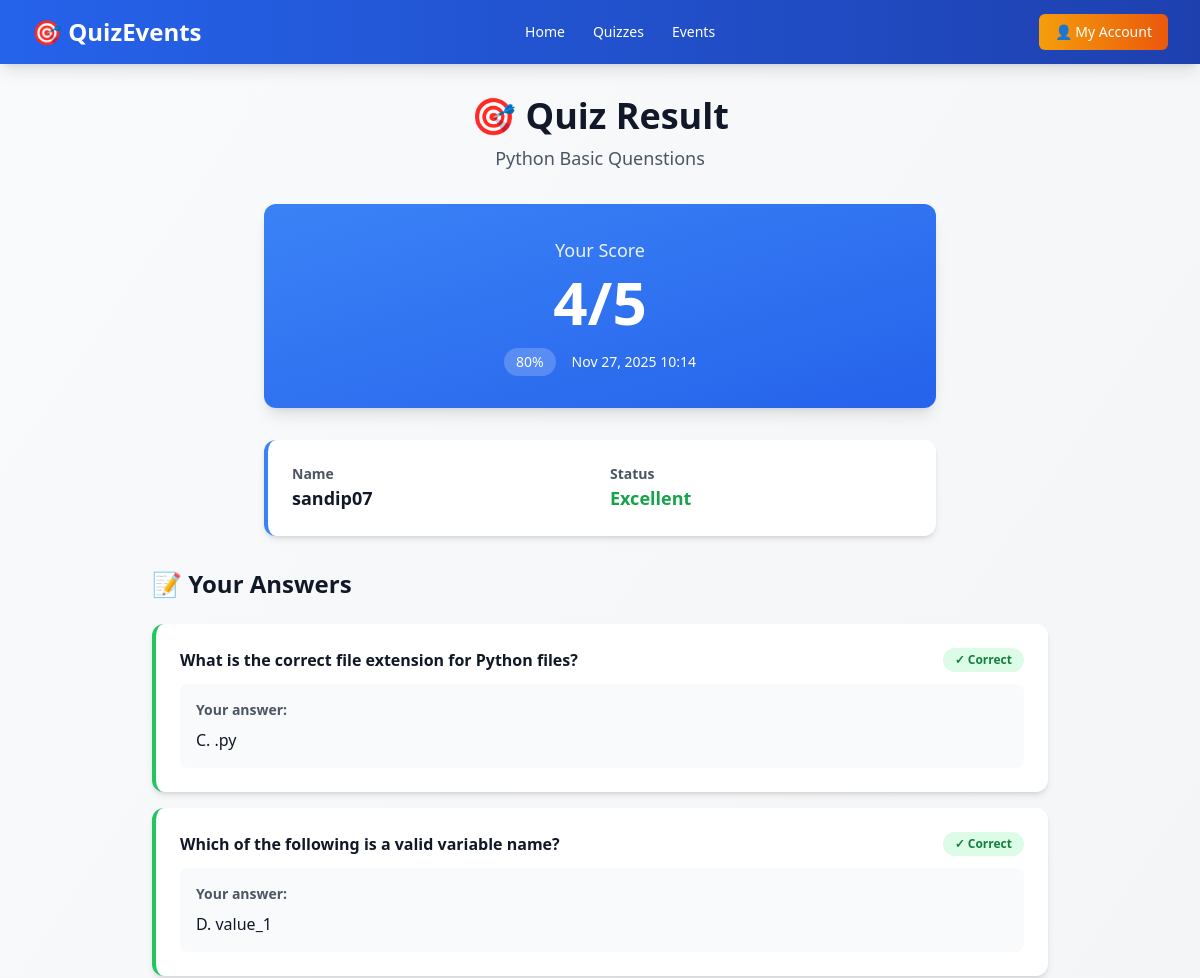
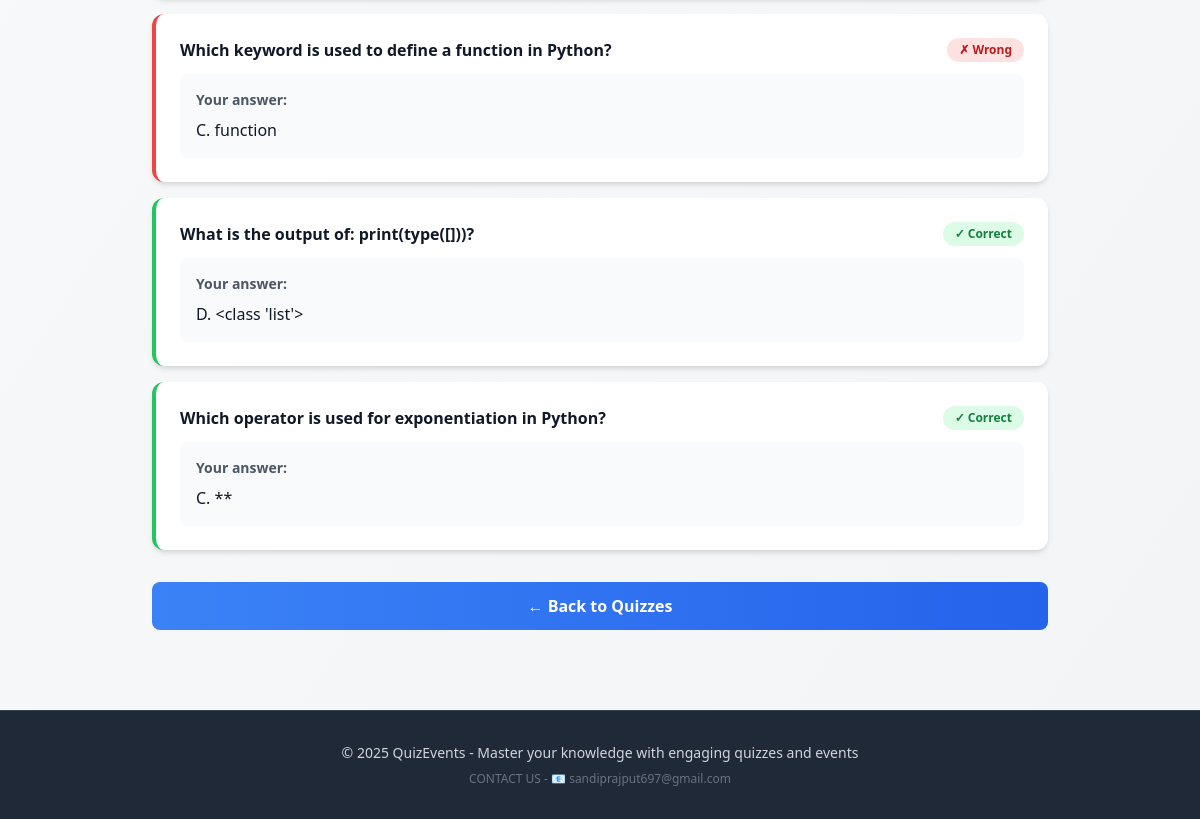
/quiz/result/2/, run on the app's committed database (2 pictures, top to bottom).
### core/models.py (models this page shows, shortened)
class UserSubmission(models.Model):
    id = models.AutoField(primary_key=True)
    quiz = models.ForeignKey(Quiz, on_delete=models.CASCADE, related_name='submissions')
    user = models.ForeignKey(settings.AUTH_USER_MODEL, on_delete=models.SET_NULL, null=True, blank=True)
    user_name = models.CharField(max_length=150, blank=True)  # keeps name if user not logged in
    score = models.IntegerField(default=0)
    submitted_at = models.DateTimeField(auto_now_add=True)

class Quiz(models.Model):
    id = models.AutoField(primary_key=True)
    title = models.CharField(max_length=200)
    description = models.TextField(blank=True)
    created_at = models.DateTimeField(auto_now_add=True)
    updated_at = models.DateTimeField(auto_now=True)

class UserAnswer(models.Model):
    submission = models.ForeignKey(UserSubmission, on_delete=models.CASCADE, related_name='user_answers')
    question = models.ForeignKey(Question, on_delete=models.CASCADE)
    answer = models.TextField(blank=True)  # user text or chosen answer text
    is_correct = models.BooleanField(default=False)

class Question(models.Model):
    id = models.AutoField(primary_key=True)
    QUESTION_TYPES = (
        ('MCQ', 'Multiple Choice'),
        ('TEXT', 'Text Answer'),
    )
    quiz = models.ForeignKey(Quiz, on_delete=models.CASCADE, related_name='questions')
    text = models.TextField()
    question_type = models.CharField(max_length=10, choices=QUESTION_TYPES, default='MCQ')
    created_at = models.DateTimeField(auto_now_add=True)

### core/views.py (the view)
# urls.py: path('quiz/result/<int:submission_id>/', views.quiz_result, name='quiz_result'),
def quiz_result(request, submission_id):
    submission = get_object_or_404(UserSubmission, id=submission_id)
    answers = submission.user_answers.select_related('question').all()
    total_questions = submission.quiz.questions.count()
    if total_questions > 0:
        score_percentage = (submission.score / total_questions) * 100
    else:
        score_percentage = 0
    if submission.score == total_questions:
        status = "Excellent"
    elif submission.score >= total_questions * 0.75:
        status = "Excellent"
    elif submission.score >= total_questions * 0.5:
        status = "Good"
    else:
        status = "Keep Trying"
    return render(request, 'quiz_result.html', {
        'submission': submission,
        'answers': answers,
        'total_questions': total_questions,
        'score_percentage': score_percentage,
        'status': status
    })

### templates/quiz_result.html (shortened to what this page needs)
{% extends 'base.html' %}
{% block content %}
  <div class="mb-8 text-center">
    <h1 class="text-4xl font-bold text-gray-900 mb-2">🎯 Quiz Result</h1>
    <p class="text-lg text-gray-600">{{ submission.quiz.title }}</p>
  </div>
  <div class="max-w-2xl mx-auto mb-8">
    <div class="bg-gradient-to-br from-blue-500 to-blue-600 rounded-xl shadow-lg p-8 text-white text-center">
      <p class="text-lg opacity-90 mb-2">Your Score</p>
      <div class="text-6xl font-bold mb-4">{{ submission.score }}/{{ total_questions }}</div>
      <div class="flex justify-center items-center space-x-4 text-sm">
        <span class="bg-white bg-opacity-20 px-3 py-1 rounded-full">{{ score_percentage|floatformat:0 }}%</span>
        <span>{{ submission.submitted_at|date:'M d, Y H:i' }}</span>
      </div>
    </div>
  </div>
  <div class="max-w-2xl mx-auto mb-8 bg-white rounded-xl shadow-md p-6 border-l-4 border-blue-500">
    <div class="grid grid-cols-2 gap-4">
      <div>
        <p class="text-sm text-gray-600 font-semibold">Name</p>
        <p class="text-lg text-gray-900 font-bold">
          {% if submission.user_name %}
            {{ submission.user_name }}
          {% else %}
            {{ submission.user.username }}
          {% endif %}
        </p>
      </div>
      <div>
        <p class="text-sm text-gray-600 font-semibold">Status</p>
        <p class="text-lg font-bold {% if status == 'Excellent' %}text-green-600{% elif status == 'Good' %}text-blue-600{% else %}text-orange-600{% endif %}">
          {{ status }}
        </p>
      </div>
    </div>
  </div>
  <div class="max-w-4xl mx-auto">
    <h2 class="text-2xl font-bold text-gray-900 mb-6">📝 Your Answers</h2>
    <div class="space-y-4">
      {% for ua in answers %}
        <div class="bg-white rounded-xl shadow-md p-6 border-l-4 {% if ua.is_correct %}border-green-500{% else %}border-red-500{% endif %}">
          <div class="flex items-start justify-between mb-3">
            <h3 class="font-semibold text-gray-900 flex-1">{{ ua.question.text }}</h3>
            <span class="{% if ua.is_correct %}bg-green-100 text-green-700{% else %}bg-red-100 text-red-700{% endif %} px-3 py-1 rounded-full text-xs font-bold">
              {% if ua.is_correct %}✓ Correct{% else %}✗ Wrong{% endif %}
            </span>
          </div>
          <div class="bg-gray-50 p-4 rounded-lg">
            <p class="text-sm text-gray-600 mb-2"><strong>Your answer:</strong></p>
            <p class="text-gray-900">{{ ua.answer }}</p>
          </div>
        </div>
      {% endfor %}
    </div>
  </div>
  <div class="max-w-4xl mx-auto mt-8 flex gap-4">
    <a href="{% url 'quiz_list' %}" class="flex-1 bg-gradient-to-r from-blue-500 to-blue-600 text-white px-6 py-3 rounded-lg font-bold text-center hover:shadow-lg transition">← Back to Quizzes</a>
  </div>
{% endblock %}

### data on the page
UserSubmission: quiz "Python Basic Quenstions", score "4", submitted_at "Nov 27, 2025 10:14", user_name "sandip07"
UserAnswer: question.text "What is the correct file extension for Python files?", is_correct "✓ Correct", answer "C. .py"
UserAnswer: question.text "Which of the following is a valid variable name?", is_correct "✓ Correct", answer "D. value_1"
UserAnswer: question.text "Which keyword is used to define a function in Python?", is_correct "✗ Wrong", answer "C. function"
UserAnswer: question.text "What is the output of: print(type([]))?", is_correct "✓ Correct", answer "D. <class 'list'>"
UserAnswer: question.text "Which operator is used for exponentiation in Python?", is_correct "✓ Correct", answer "C. **"

### other printed values
{{ total_questions }} "5"
{{ score_percentage|floatformat:0 }} "80"
{{ status }} "Excellent"
